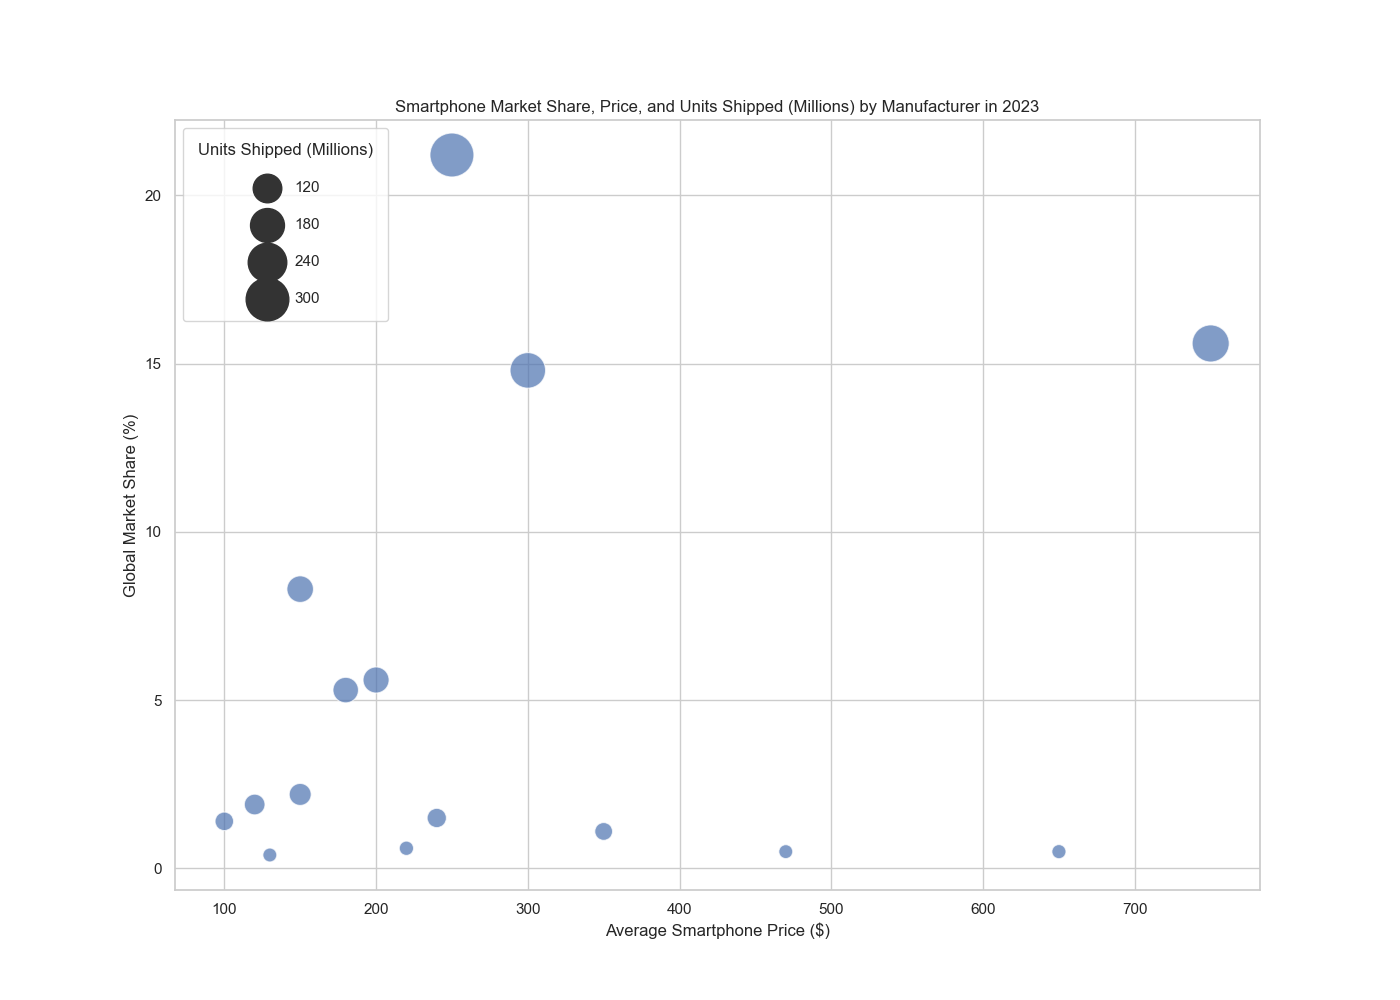

Source code (Python):

import pandas as pd
import seaborn as sns
import matplotlib.pyplot as plt

# Load the data into a Pandas DataFrame
data = pd.DataFrame({
    "Manufacturer": ["Samsung", "Apple", "Huawei", "Xiaomi", "Oppo", 
                     "Vivo", "Motorola", "Lenovo", "LG", "Nokia", 
                     "Sony", "HTC", "Google", "OnePlus", "Realme"],
    "MarketShare": [21.2, 15.6, 14.8, 8.3, 5.6, 5.3, 2.2, 1.9, 1.5, 1.4, 1.1, 0.6, 0.5, 0.5, 0.4],
    "Price": [250, 750, 300, 150, 200, 180, 150, 120, 240, 100, 350, 220, 650, 470, 130],
    "UnitsShipped": [320, 220, 200, 100, 95, 90, 60, 50, 40, 35, 30, 10, 9, 8, 8],
})

# Plot
plt.figure(figsize=(14, 10))
bubble_chart = sns.scatterplot(data=data, x="Price", y="MarketShare", size="UnitsShipped",
                               sizes=(100, 1000), alpha=0.7, palette=["#FF5733", "#33FF57", "#3357FF", 
                               "#8357FF", "#FF57B9", "#57FFC8", "#FFDA57", "#7CFF57",
                               "#578AFF", "#EF57FF", "#FF5757", "#57FFBE", "#57D2FF",
                               "#FF9D57", "#A7FF57"])

# Customize the axes and title
bubble_chart.set_xlabel("Average Smartphone Price ($)")
bubble_chart.set_ylabel("Global Market Share (%)")
bubble_chart.set_title("Smartphone Market Share, Price, and Units Shipped (Millions) by Manufacturer in 2023")

# Legend for sizes
h, lbls = bubble_chart.get_legend_handles_labels()
bubble_chart.legend(h[1:5], lbls[1:5], title="Units Shipped (Millions)", borderpad=1, loc = 'upper left', labelspacing=1.5)

plt.show()
